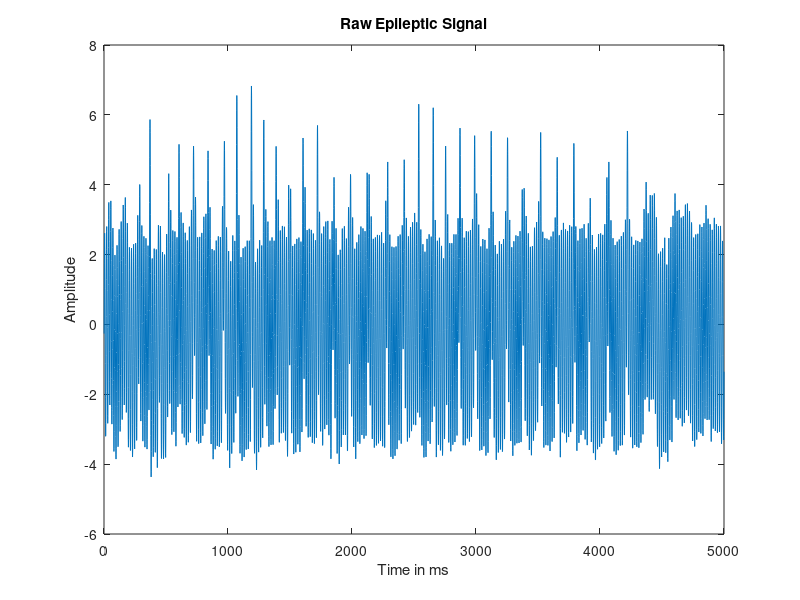
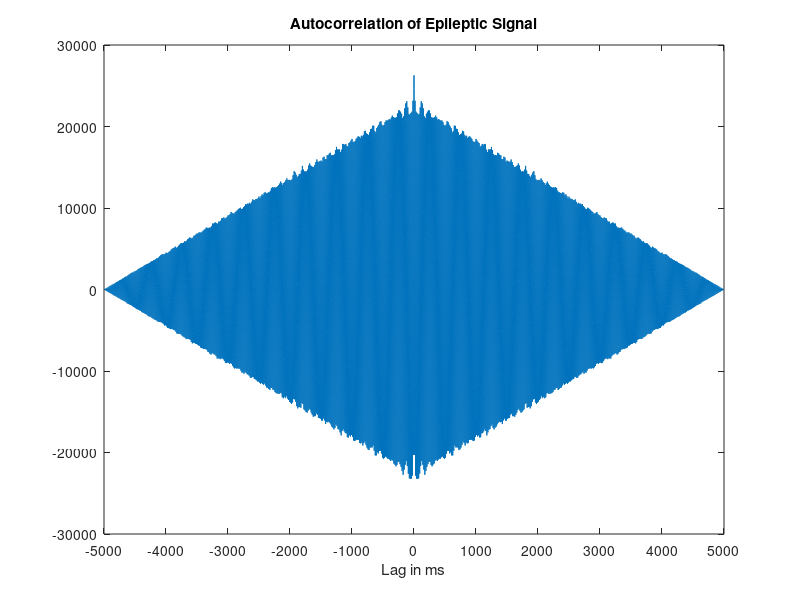
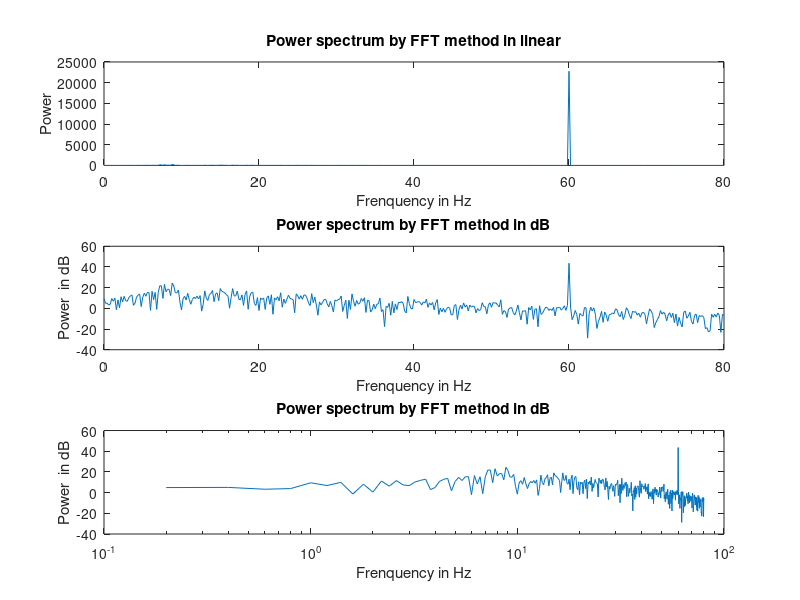
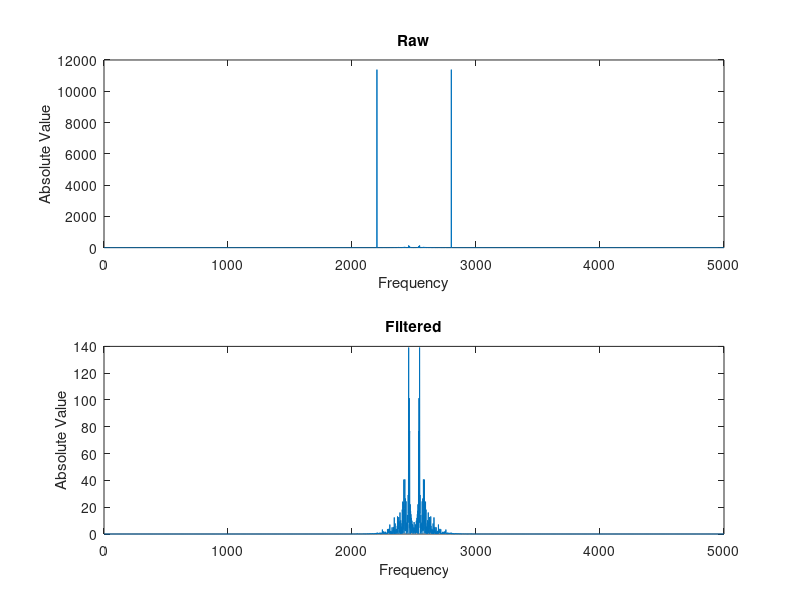

MATLAB code for these plots, in order: (Note: this script raises an error after producing the figures.)
load('EEGepilepsy.mat');

%% Visualizing the Epileptic signal

figure(1);
plot(epileptic);
xlabel("Time in ms");
ylabel("Amplitude");
title("Raw Epileptic Signal");

%% Auto correlation Plot

figure(2);
plot(xcorr(epileptic));
xticks([0:1000:10000]);
xticklabels([-5000:1000:5000 ]);
xlabel("Lag in ms");
title("Autocorrelation of Epileptic Signal");


%% Periodogram Code

dt = 1 ;              %sampling interval in ms
Fs = 1000;            % Sampling frequency                    
T = 1/Fs;             % Sampling period
N = 5000;             % no of samples in time

% Nyquist Frequency is 500 Hz

U=fft(epileptic);

fvals = Fs*(0:(N/2))/N;  % for the x ticks
%Frequency resolution is 0.2 Hz

mag=abs(U).^2/N;
P1 = mag(1:N/2+1);
P1(2:end-1) = 2*P1(2:end-1);

figure(3);
subplot(3,1,1);
plot(fvals(1:401),P1(1:401)); %restricting frequency to 80 Hz
xlabel('Frenquency in Hz'); 
ylabel('Power'); 
title('Power spectrum by FFT method in linear');

subplot(3,1,2);
plot(fvals(1:401),10*log10(P1(1:401)));
xlabel('Frenquency in Hz'); 
ylabel('Power  in dB');
title('Power spectrum by FFT method in dB');

subplot(3,1,3);
semilogx(fvals(1:401),10*log10(P1(1:401)));
xlabel('Frenquency in Hz'); 
ylabel('Power  in dB');
title('Power spectrum by FFT method in dB');

%% Removing 60 Hz contaminatin
figure(4);

Ushift = fftshift(U);
Umag = abs(Ushift).^2/N;

subplot(2,1,1);
plot(Umag);
xlabel("Frequency");
ylabel("Absolute Value");
title("Raw");

% Removing 60 Hz signal

for i = 1:length(U)
    if Umag(i) >= 900
        Ushift(i) = 0;
        Umag(i) = 0;
    end
end

subplot(2,1,2);
plot(Umag);
xlabel("Frequency");
ylabel("Absolute Value");
title("Filtered");

%% Inverse Fourier Transform
filtered = ifft(fftshift(Ushift)); %taking fftshift as Ushift has been cleaned

figure(5);
plot(filtered);
xlabel("Time in ms");
ylabel("Amplitude");
title("Filtered Epileptic Signal");

%% Filtered Periodogram

figure(6);
plot(fvals(1:401),Umag(2501:2901),"k."); %restricting frequency to 80 Hz
xlabel('Frenquency in Hz'); 
ylabel('Power'); 
title('Power spectrum by FFT method in linear');

%% Padded Periodogram
dt = 1 ;              %sampling interval in ms
Fs = 1000;            % Sampling frequency                    
T = 1/Fs;             % Sampling period
N = 5000*5;             % no of samples in time

% Nyquist Frequency is 500 Hz
padded = [filtered zeros(1,5000*4)];
U=fft(padded);

fvals = Fs*(0:(N/2))/N;  % for the x ticks
%Frequency resolution is 0.2 Hz

mag=abs(U).^2/N;
P1 = mag(1:N/2+1);
P1(2:end-1) = 2*P1(2:end-1);

figure(7);
plot(fvals(1:2001),P1(1:2001),"k."); %restricting frequency to 80 Hz
xlabel('Frenquency in Hz'); 
ylabel('Power'); 
title('Power spectrum by FFT method in linear');

%% Spectrum with Zero Pad = 0
figure(8);
TW = [1.5 2 5];
for i = 1:length(TW)
    [ Spec,Fvec ] = WSpec( filtered,TW(i),1,0,1000);
    subplot(3,1,i);
    plot(Fvec(1:80),Spec(1:80));
    xlabel("Frequency");
    ylabel("Spectrum");
end
%% Spectrum with Zero Pad = 5
figure(9);
TW = [1.5 2 5];
for i = 1:length(TW)
    [ Spec,Fvec ] = WSpec( filtered,TW(i),1,5,1000);
    subplot(3,1,i);
    plot(Fvec(1:400),Spec(1:400));
    xlabel("Frequency");
    ylabel("Spectrum");
end

%% Spectogram of Epileptic
figure(10);
[ Specgram,Fvec, Tvec ] = WSpecgram( filtered,2,1,0.05,5,1000);
surf(Tvec,Fvec,Specgram,'edgecolor','none');
view(2);
shg;
set(gca, 'fontsize', 16);
colorbar;
xlabel("Time in sec");
ylabel("Frequency in Hz");
title("Spectogram of Epileptic Signal");
ylim([0 30]);

%% Visualizing the Normal signal

figure(11);
plot(normal);
xlabel("Time in ms");
ylabel("Amplitude");
title("Normal Signal");
%% Auto correlation Plot

figure(12);
plot(xcorr(normal));
xticks([0:1000:10000]);
xticklabels([-5000:1000:5000 ]);
xlabel("Lag in ms");
title("Autocorrelation of Normal Signal");


%% Spectogram of Normal
figure(13);
[ Specgram,Fvec, Tvec ] = WSpecgram( normal,2,1,0.05,5,1000);
surf(Tvec,Fvec,Specgram,'edgecolor','none');
view(2);
shg;
set(gca, 'fontsize', 16);
colorbar;
xlabel("Time in sec");
ylabel("Frequency in Hz");
title("Spectogram of Normal Signal");
ylim([0 30]);